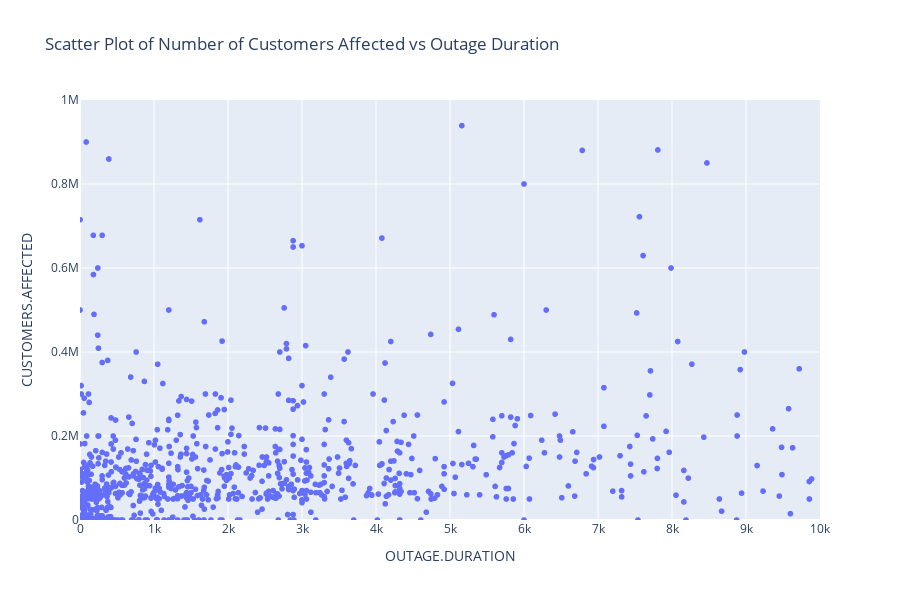

Notebook code cell kept with this figure:
### Code cell
# Scatter Plot of Number of Customers Affected vs Outage Duration (Zoomed in)
fig4 = px.scatter(df_no_unit, x="OUTAGE.DURATION", y="CUSTOMERS.AFFECTED", title='Scatter Plot of Number of Customers Affected vs Outage Duration')
fig4.update_layout(
    xaxis=dict(range=[0, 10000]),
    yaxis=dict(range=[0, 1000000]),
    height=600)
fig4.show()
fig4.write_html("assets/Scatter_OUTAGE_DURATION_vs_CUSTOMERS_AFFECTED.html", include_plotlyjs='cdn')

### Figure 1 — Plotly figure (JSON) as saved in the notebook; plotly's stock layout.template omitted (floating-point values rounded to 4 significant figures; data arrays with more than 128 entries replaced by an {"elided": "..."} marker saying what was removed)
{"data": [{"hovertemplate": "OUTAGE.DURATION=%{x}<br>CUSTOMERS.AFFECTED=%{y}<extra></extra>", "legendgroup": "", "marker": {"color": "#636efa", "symbol": "circle"}, "mode": "markers", "name": "", "showlegend": false, "type": "scattergl", "x": {"elided": "1534 int values"}, "xaxis": "x", "y": {"elided": "1534 int values"}, "yaxis": "y"}], "layout": {"height": 600, "legend": {"tracegroupgap": 0}, "title": {"text": "Scatter Plot of Number of Customers Affected vs Outage Duration"}, "xaxis": {"anchor": "y", "domain": [0, 1], "range": [0, 10000], "title": {"text": "OUTAGE.DURATION"}}, "yaxis": {"anchor": "x", "domain": [0, 1], "range": [0, 1000000], "title": {"text": "CUSTOMERS.AFFECTED"}}}}
